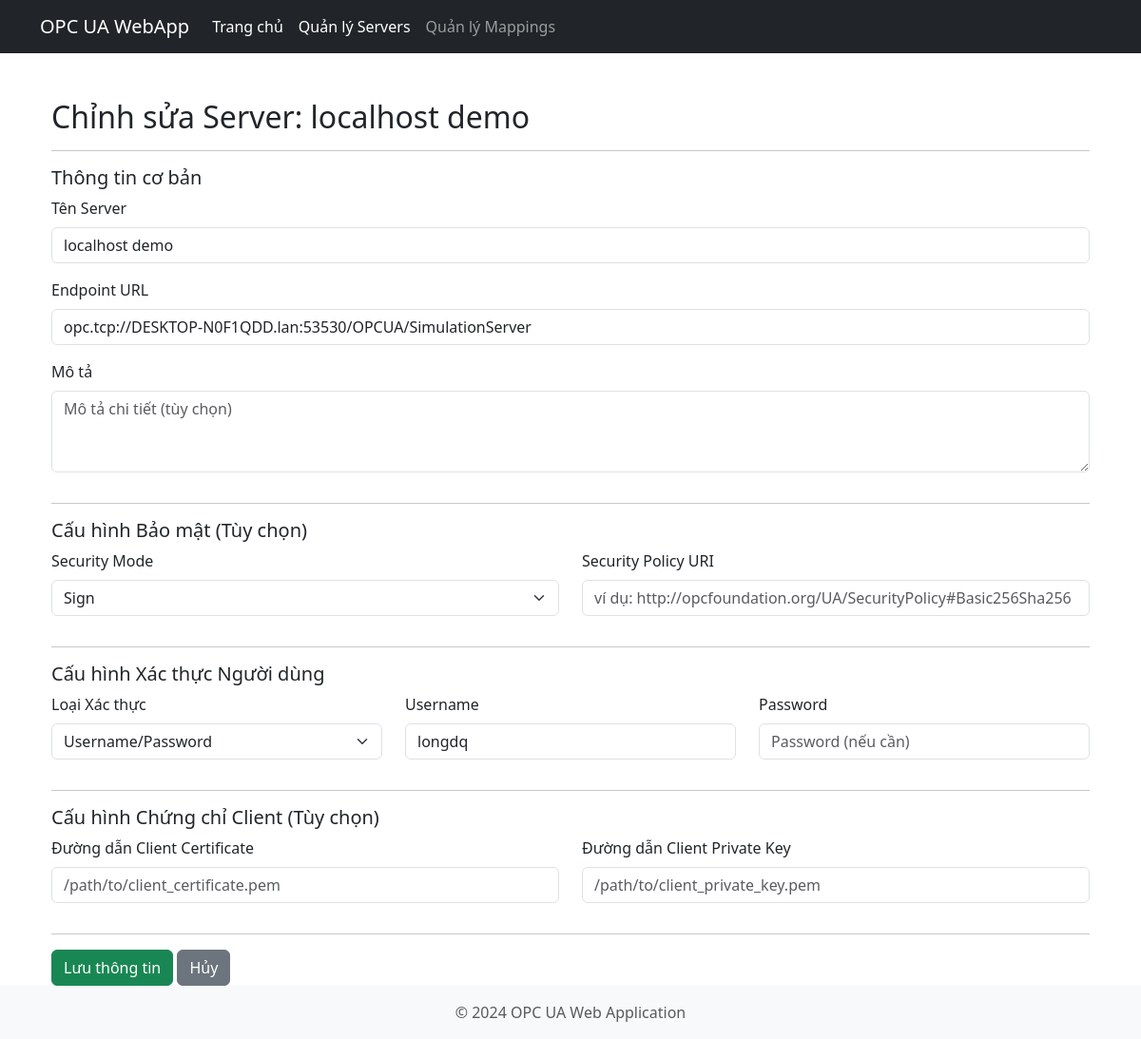
The app's page /servers/4/edit, older data.
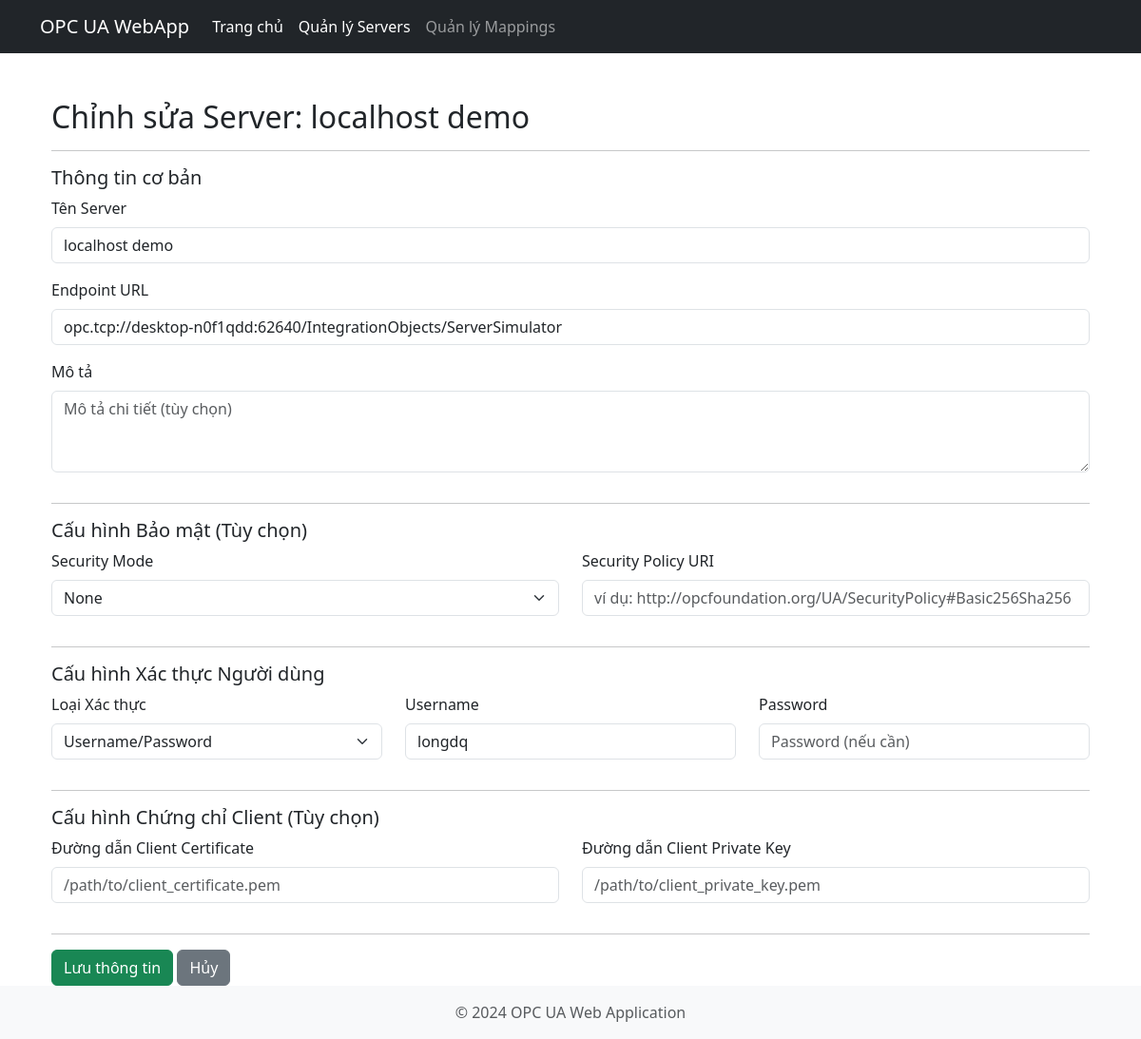
The same page, newer data.
### app/models.py (models this page shows, shortened)
class OpcServer(db.Model):
    __tablename__ = 'opc_servers'
    id = db.Column(db.Integer, primary_key=True)
    name = db.Column(db.String(100), nullable=False, unique=True, index=True)
    endpoint_url = db.Column(db.String(255), nullable=False, unique=True)
    description = db.Column(db.Text, nullable=True)
    security_mode = db.Column(db.String(50), nullable=True)
    security_policy_uri = db.Column(db.String(255), nullable=True)
    user_auth_type = db.Column(db.String(50), default='Anonymous', nullable=False)
    username = db.Column(db.String(100), nullable=True)
    password = db.Column(db.String(255), nullable=True)
    client_cert_path = db.Column(db.String(255), nullable=True)
    client_key_path = db.Column(db.String(255), nullable=True)
    connection_status = db.Column(db.String(50), default='DISCONNECTED', nullable=False)
    created_at = db.Column(db.DateTime, default=datetime.utcnow)
    updated_at = db.Column(db.DateTime, default=datetime.utcnow, onupdate=datetime.utcnow)

### app/routes.py (the view, shortened to what this page needs)
    @app_instance.route('/servers/<int:server_id>/edit', methods=['GET', 'POST'])
    def edit_server(server_id):
        logger.debug(f"Yêu cầu chỉnh sửa server ID: {server_id}")
        server_to_edit = OpcServer.query.get_or_404(server_id)
        form = OpcServerForm(obj=server_to_edit)
        logger.debug(f"Hiển thị form chỉnh sửa cho server ID: {server_id} (GET request hoặc form không hợp lệ).")
        return render_template('servers/form.html', title=f'Chỉnh sửa Server: {server_to_edit.name}',
                               form_title=f'Chỉnh sửa Server: {server_to_edit.name}', form=form,
                               server=server_to_edit,
                               form_action_url=url_for('edit_server', server_id=server_id),
                               submit_button_text='Cập nhật Server')

### app/templates/servers/form.html
{% extends "base.html" %}
{% from "_form_helpers.html" import render_field %} {% block title %}{{ form_title }}{% endblock %}
{% block content %}
<div class="container mt-4">
    <h2>{{ form_title }}</h2>
    <hr>
    <form method="POST" action="{{ form_action_url }}" novalidate>
        {{ form.hidden_tag() }} <fieldset>
            <legend class="h5">Thông tin cơ bản</legend>
            {{ render_field(form.name, class="form-control", placeholder="Tên gợi nhớ cho server") }}
            {{ render_field(form.endpoint_url, class="form-control", placeholder="opc.tcp://hostname:port/path") }}
            {{ render_field(form.description, class="form-control", rows="3", placeholder="Mô tả chi tiết (tùy chọn)") }}
        </fieldset>
        <hr>
        <fieldset>
            <legend class="h5">Cấu hình Bảo mật (Tùy chọn)</legend>
            <div class="row">
                <div class="col-md-6">
                    {{ render_field(form.security_mode, class="form-select") }}
                </div>
                <div class="col-md-6">
                    {{ render_field(form.security_policy_uri, class="form-control", placeholder="ví dụ: http://opcfoundation.org/UA/SecurityPolicy#Basic256Sha256") }}
                </div>
            </div>
        </fieldset>
        <hr>
        <fieldset>
            <legend class="h5">Cấu hình Xác thực Người dùng</legend>
            <div class="row">
                <div class="col-md-4">
                    {{ render_field(form.user_auth_type, class="form-select") }}
                </div>
                <div class="col-md-4">
                    {{ render_field(form.username, class="form-control", placeholder="Username (nếu cần)") }}
                </div>
                <div class="col-md-4">
                    {{ render_field(form.password, class="form-control", placeholder="Password (nếu cần)") }}
                     </div>
            </div>
        </fieldset>
        <hr>
        <fieldset>
            <legend class="h5">Cấu hình Chứng chỉ Client (Tùy chọn)</legend>
            <div class="row">
                <div class="col-md-6">
                    {{ render_field(form.client_cert_path, class="form-control", placeholder="/path/to/client_certificate.pem") }}
                </div>
                <div class="col-md-6">
                    {{ render_field(form.client_key_path, class="form-control", placeholder="/path/to/client_private_key.pem") }}
                </div>
            </div>
        </fieldset>
        <hr>
        <div class="mt-3">
            {{ form.submit(class="btn btn-success") }}
            <a href="{{ url_for('list_servers') }}" class="btn btn-secondary">Hủy</a>
        </div>
    </form>
</div>
{% endblock %}

### app/templates/_form_helpers.html (shortened to what this page needs)
{% macro render_field(field, label_visible=true) %}
  <div class="mb-3 {% if field.errors %}has-error{% endif %}">
    {% if label_visible %}
      {{ field.label(class="form-label") }}
    {% endif %}
    {{ field(**kwargs)|safe }}
  </div>
{% endmacro %}

Row changes from the older to the newer data that the page shows:
changed OpcServer "Username": endpoint_url "opc.tcp://DESKTOP-N0F1QDD.lan:53530/OPCUA/SimulationServer" → "opc.tcp://desktop-n0f1qdd:62640/IntegrationObjects/ServerSimulator"; security_mode "Sign" → "None"
